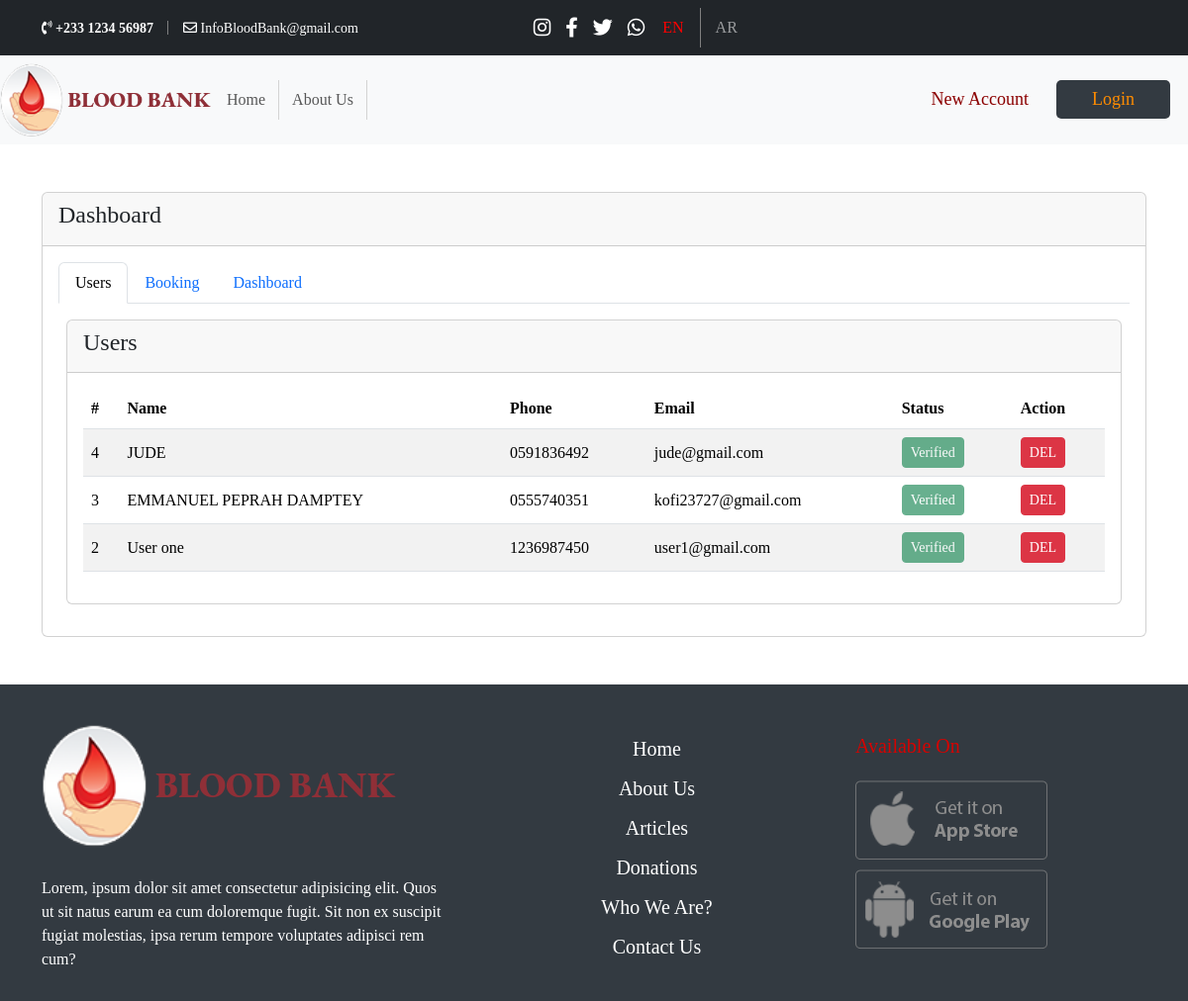
Page /dashboard.php on the committed database.
### tables this page shows
CREATE TABLE `users_tb` (
  `user_id` int(11) NOT NULL,
  `name` varchar(255) NOT NULL,
  `username` varchar(100) NOT NULL,
  `email` varchar(255) NOT NULL,
  `phone` varchar(15) NOT NULL,
  `password` varchar(155) NOT NULL,
  `blood_group` varchar(50) DEFAULT NULL,
  `role` int(11) NOT NULL DEFAULT 0,
  `status` int(11) NOT NULL DEFAULT 0,
  `date_created` timestamp NOT NULL DEFAULT current_timestamp()
);

### private/config/autoloader.php (called while the page is built, shortened)
<?php
    spl_autoload_register(function ($className) {
        $classFile = __DIR__ . "/../classes/" . $className . ".class.php";
    });

### private/classes/Database.class.php (called while the page is built, shortened)
<?php
class Database{
    protected ?PDO $conn;
    function __construct()
    {
        $this->conn = $this->connect();
    }
    private function connect()
    {
        $string = "mysql:host=".DB_HOST.";dbname=".DB_NAME;
        try {
            return new PDO($string, DB_USER, DB_PASS);
        }catch (PDOException $e){
            echo $e->getMessage();
            die();
        }
    }
    protected function selectData($tableName, $columns = "*", $conditions = array(), $conditionType = "AND", $limit = null, $orderByColumn = null, $orderByDirection = "ASC"): false|array
    {
        $query = "SELECT $columns FROM $tableName";
        if (!empty($conditions)) {
            $query .= " WHERE ";
            $conditionsArray = array();
            foreach ($conditions as $key => $value) {
                $conditionsArray[] = "$key = :$key";
            }
            $query .= implode(" $conditionType ", $conditionsArray);
        }
        if ($orderByColumn !== null) {
            $query .= " ORDER BY $orderByColumn $orderByDirection";
        }
        try {
            $statement = $this->conn->prepare($query);
            foreach ($conditions as $key => $value) {
                $statement->bindValue(":$key", $value);
            }
            $statement->execute();
            return $statement->fetchAll(PDO::FETCH_ASSOC);
        } catch (PDOException $e) {
            return false;
        }
    }
}

### private/classes/Authentication.class.php (called while the page is built, shortened)
<?php
    class Authentication extends Database {
        private string $tableName = "users_tb";
        public function getAllUser(): false|array
        {
            $condition = [
                'role' => 0
            ];
            return $this->selectData($this->tableName, "*", $condition, null, null, "user_id", "DESC");
        }
    }

### dashboard.php (the view, shortened to what this page needs)
<?php
include "includes/header.php";
include "includes/nav.php";
$user = new Authentication();
$users = $user->getAllUser();
?>
<div class="container py-5">
    <div class="card">
        <div class="card-header">
            <h4>Dashboard</h4>
        </div>
        <div class="card-body">
            <nav>
                <div class="nav nav-tabs" id="nav-tab" role="tablist">
                    <button class="nav-link active" id="nav-home-tab" data-bs-toggle="tab" data-bs-target="#nav-rooms" type="button" role="tab" aria-controls="nav-home" aria-selected="true">Users</button>
                    <button class="nav-link" id="nav-profile-tab" data-bs-toggle="tab" data-bs-target="#nav-FandF" type="button" role="tab" aria-controls="nav-profile" aria-selected="false">Booking</button>
                    <button class="nav-link" id="nav-dash-tab" data-bs-toggle="tab" data-bs-target="#nav-Dash" type="button" role="tab" aria-controls="nav-dash" aria-selected="false">Dashboard</button>
                </div>
            </nav>
            <div class="tab-content p-2" id="nav-tabContent">
                <div class="tab-pane fade show active" id="nav-rooms" role="tabpanel" aria-labelledby="nav-home-tab" tabindex="0">
                    <div class="card my-2">
                        <div class="card-header">
                            <h4>Users</h4>
                        </div>
                        <div class="card-body">
                            <table class="table table-striped align-middle">
                                <thead>
                                <tr>
                                    <th>#</th>
                                    <th>Name</th>
                                    <th>Phone</th>
                                    <th>Email</th>
                                    <th>Status</th>
                                    <th>Action</th>
                                </tr>
                                </thead>
                                <tbody>
                                <?php
                                if (count($users) > 0){
                                    foreach ($users as $user){
                                        ?>
                                        <tr>
                                            <td><?= $user['user_id'];?></td>
                                            <td><?= $user['name'];?></td>
                                            <td><?= $user['phone'];?></td>
                                            <td><?= $user['email'];?></td>
                                            <td>
                                                <?php
                                                if ($user['status'] == 1){
                                                    ?><button id="verifiedBtn" type="button" class="btn btn-sm btn-success disabled">Verified</button><?php
                                                }
                                                ?>
                                            </td>
                                            <td><button value="<?= $user['user_id'];?>" class="btn btn-danger btn-sm">DEL</button></td>
                                        </tr>
                                        <?php
                                    }
                                }
                                ?>
                                </tbody>
                            </table>
                        </div>
                    </div>
                </div>
            </div>
        </div>
    </div>
</div>
<?php
include "includes/footer.php";
?>

### includes/header.php (shortened to what this page needs)
<!DOCTYPE html>
<html lang="en">
<head>
    <link rel="stylesheet" href="https://use.fontawesome.com/releases/v5.8.1/css/all.css"
>
    <link rel="stylesheet" href="css/bootstrap.min.css" />
    <link rel="stylesheet" href="css/swiper.min.css">
    <link rel="stylesheet" type="text/css" href="css/animate.css" />
    <link rel="stylesheet" type="text/css" href="css/style.css" />
</head>
<body>

### includes/nav.php (shortened to what this page needs)
<?php
$pages = substr($_SERVER['SCRIPT_NAME'], strripos($_SERVER['SCRIPT_NAME'], "/")+1);
?>
<section id="Nav1">
    <nav class="navbar navbar-expand-md navbar-dark bg-dark">
        <div class="container">
            <div class="navbar-collapse collapse w-100 order-1 order-md-0 dual-collapse2">
                <ul class="navbar-nav mr-auto">
                    <li class="nav-item">
                        <i class="fas fa-phone-volume" style="border-right: 1px solid gray;"> +233 1234 56987
                            &nbsp; &nbsp; </i>
                    </li>
                    <li class="nav-item">
                        <i class="far fa-envelope" style="padding-left: 15px;"> InfoBloodBank@gmail.com</i>
                    </li>
                </ul>
            </div>
            <div class="mx-auto order-0 navbar-brand mx-auto">
                <a href="https://www.instagram.com/"><i
                        class="fab fa-instagram github">&nbsp;&nbsp;</i></a>
                <a href="https://www.facebook.com/"><i
                        class="fab fa-facebook-f facebook">&nbsp;&nbsp;</i></a>
                <a href="https://twitter.com/"><i class="fab fa-twitter twitter">&nbsp;&nbsp;</i></a>
                <a href="https://api.whatsapp.com/send?phone=+233559574121"><i
                        class="fab fa-whatsapp whats">&nbsp;&nbsp;</i></a>
            </div>
            <div class="navbar-collapse collapse w-100 order-3 dual-collapse2">
                <ul class="navbar-nav ml-auto">
                    <li class="nav-item">
                        <a class="nav-link selected" style="border-right: 1px solid gray;" href="#">EN &nbsp;</a>
                    </li>
                    <li class="nav-item">
                        <a class="nav-link" style="padding-left: 15px;" href="#">AR</a>
                    </li>
                </ul>
            </div>
        </div>
    </nav>
</section>
<section id="Nav2">
    <nav class="navbar navbar-expand-lg navbar-light bg-light">
        <img src="imgs/logo.png" width="18%"></img>
        <div class="collapse navbar-collapse" id="navbarSupportedContent">
            <ul class="navbar-nav me-auto">
                <li class="nav-item">
                    <a class="nav-link <?= $pages == "index.php"? 'selected':'';?>" href="index.php">Home</a>
                </li>
                <li class="nav-item">
                    <a class="nav-link <?= $pages == "about.php"? 'selected':'';?>" href="about.php">About Us</a>
                </li>
            </ul>
            <?php
            if (isset($_SESSION['user_id'])) {
                ?>
                <button id="logoutBtn" class="btn login">Logout</button>
                <?php
            }else{
                ?>
                <button class="btn signup" onclick= "window.location.href = 'signup.php';">New Account</button>
                <button class="btn login" onclick= "window.location.href = 'login.php';">Login</button>
                <?php
            }
            ?>
        </div>
    </nav>
</section>

### includes/footer.php (shortened to what this page needs)
<section id="footer">
    <div class="container">
        <div class="row">
            <div class="col-md-5">
                <div class="foot-info">
                    <img src="imgs/logo.png" alt="">
                    <p>Lorem, ipsum dolor sit amet consectetur adipisicing elit. Quos ut sit natus earum ea cum
                        doloremque fugit. Sit non ex suscipit fugiat molestias, ipsa rerum tempore voluptates
                        adipisci rem cum?</p>
                </div>
            </div>
            <div class="col-md-3">
                <ul class="menu">
                    <a href="index.php">
                        <li>Home</li>
                    </a>
                    <a href="about.php">
                        <li>About Us</li>
                    </a>
                    <a href="#articles">
                        <li>Articles</li>
                    </a>
                    <a href="requests.html">
                        <li>Donations</li>
                    </a>
                    <a href="who-we-are.html">
                        <li>Who We Are?</li>
                    </a>
                    <a href="contact-us.html">
                        <li>Contact Us</li>
                    </a>
                </ul>
            </div>
            <div class="col-md-4">
                <ul class="options">
                    <li>
                        <h5>Available On</h5>
                    </li>
                    <li><img src="imgs/ios1.png" alt=""></li>
                    <li><img src="imgs/google1.png" alt=""></li>
                </ul>
            </div>
        </div>
    </div>
</section>
</body>
</html>

### css/style.css (style rules this page uses)
body { font-family: "Times New Roman", Times, serif; }
#Nav1 .nav-item i { color: white; font-size: 14px; }
#Nav1 .navbar-nav li .selected { color: red; }
#Nav1 .navbar-brand i { color: white; }
.fa-twitter, .fa-facebook-f, .fa-whatsapp, .fa-instagram { transition: color 0.5s; }
#Nav2 .navbar-nav li { border-right: 1px solid lightgray; padding-right: 5px; padding-left: 5px; }
#Nav2 .signup { color: darkred; background: none; font-size: 18px; }
#Nav2 .login { color: darkorange; background: rgb(51, 58, 65); font-size: 18px; padding: 5px 35px 5px 35px; margin-left: 15px; margin-right: 18px; border-radius: 5px; }
#footer { background-color: rgb(51, 58, 65); height: 320px; color: white; }
#footer .foot-info { padding-top: 40px; width: 90%; }
#footer .foot-info p { padding-top: 30px; }
#footer ul a { font-size: 20px; margin-bottom: 10px; text-decoration: none; color: white; }
#footer ul a li { margin-bottom: 10px; }
#footer ul { padding-top: 50px; list-style: none; text-align: center; }
#footer .options h5 { color: rgb(213, 3, 1); padding-bottom: 15px; }
#footer .options { margin-left: 30px; text-align: left; }
#footer .options img { margin-bottom: 10px; }

### rows in the picture
users_tb: user_id "4", name "JUDE", phone "0591836492", email "jude@gmail.com", status "Verified"
users_tb: user_id "3", name "EMMANUEL PEPRAH DAMPTEY", phone "0555740351", email "kofi23727@gmail.com", status "Verified"
users_tb: user_id "2", name "User one", phone "1236987450", email "user1@gmail.com", status "Verified"
